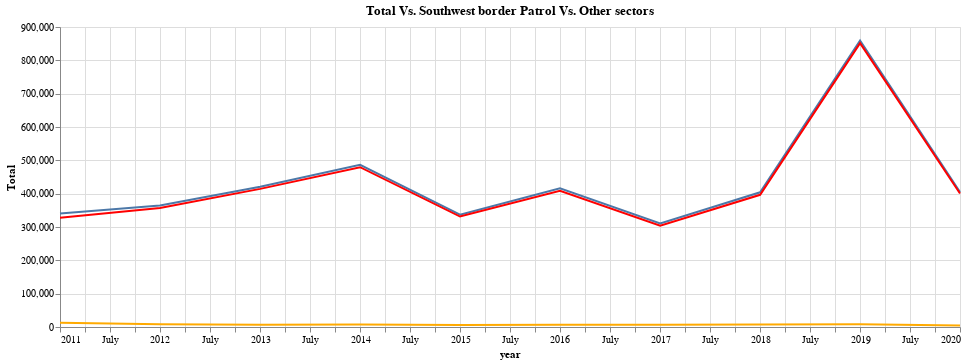

Notebook cell for this chart:
### Code cell
total = alt.Chart(total_border_patrol_Sectors).mark_line().encode(x="year",y="Total").properties(width=900)
southwest = alt.Chart(total_southwest_border_patrol_Sectors).mark_line().encode(x="year",y="Total",color=alt.value("red")).properties(width=900)
other_sectors = alt.Chart(total_other_border_patrol_Sectors).mark_line().encode(x="year",y="Total",color=alt.value("#FFAA00")).properties(width=900)
total +southwest + other_sectors.properties(title='Total Vs. Southwest border Patrol Vs. Other sectors')

### Figure 1 — Vega-Lite specification as saved in the notebook (floating-point values rounded to 4 significant figures)
{"config": {"view": {"continuousWidth": 400, "continuousHeight": 300}}, "layer": [{"data": {"name": "data-e69e41c3c6e75787ab30633f5d36716b"}, "mark": "line", "encoding": {"x": {"field": "year", "type": "temporal"}, "y": {"field": "Total", "type": "quantitative"}}, "width": 900}, {"data": {"name": "data-31028ef176fa320440d662b8d2aec2fb"}, "mark": "line", "encoding": {"color": {"value": "red"}, "x": {"field": "year", "type": "temporal"}, "y": {"field": "Total", "type": "quantitative"}}, "width": 900}, {"data": {"name": "data-c657bd71656b9b23fc084825eb8d31a5"}, "mark": "line", "encoding": {"color": {"value": "#FFAA00"}, "x": {"field": "year", "type": "temporal"}, "y": {"field": "Total", "type": "quantitative"}}, "title": "Total Vs. Southwest border Patrol Vs. Other sectors", "width": 900}], "$schema": "https://vega.github.io/schema/vega-lite/v4.17.0.json", "datasets": {"data-e69e41c3c6e75787ab30633f5d36716b": [{"year": "2011-01-01T00:00:00", "Sectors": "Total Apprehensions", "Area_sector": null, "Total": 340252}, {"year": "2012-01-01T00:00:00", "Sectors": "Total Apprehensions", "Area_sector": null, "Total": 364768}, {"year": "2013-01-01T00:00:00", "Sectors": "Total Apprehensions", "Area_sector": null, "Total": 420789}, {"year": "2014-01-01T00:00:00", "Sectors": "Total Apprehensions", "Area_sector": null, "Total": 486651}, {"year": "2015-01-01T00:00:00", "Sectors": "Total Apprehensions", "Area_sector": null, "Total": 337117}, {"year": "2016-01-01T00:00:00", "Sectors": "Total Apprehensions", "Area_sector": null, "Total": 415816}, {"year": "2017-01-01T00:00:00", "Sectors": "Total Apprehensions", "Area_sector": null, "Total": 310531}, {"year": "2018-01-01T00:00:00", "Sectors": "Total Apprehensions", "Area_sector": null, "Total": 404142}, {"year": "2019-01-01T00:00:00", "Sectors": "Total Apprehensions", "Area_sector": null, "Total": 859501}, {"year": "2020-01-01T00:00:00", "Sectors": "Total Apprehensions", "Area_sector": null, "Total": 405020}], "data-31028ef176fa320440d662b8d2aec2fb": [{"year": "2011-01-01T00:00:00", "Sectors": "Southwest sectors", "Area_sector": "Southwest sectors", "Total": 327577}, {"year": "2012-01-01T00:00:00", "Sectors": "Southwest sectors", "Area_sector": "Southwest sectors", "Total": 356873}, {"year": "2013-01-01T00:00:00", "Sectors": "Southwest sectors", "Area_sector": "Southwest sectors", "Total": 414397}, {"year": "2014-01-01T00:00:00", "Sectors": "Southwest sectors", "Area_sector": "Southwest sectors", "Total": 479371}, {"year": "2015-01-01T00:00:00", "Sectors": "Southwest sectors", "Area_sector": "Southwest sectors", "Total": 331333}, {"year": "2016-01-01T00:00:00", "Sectors": "Southwest sectors", "Area_sector": "Southwest sectors", "Total": 408870}, {"year": "2017-01-01T00:00:00", "Sectors": "Southwest sectors", "Area_sector": "Southwest sectors", "Total": 303916}, {"year": "2018-01-01T00:00:00", "Sectors": "Southwest sectors", "Area_sector": "Southwest sectors", "Total": 396579}, {"year": "2019-01-01T00:00:00", "Sectors": "Southwest sectors", "Area_sector": "Southwest sectors", "Total": 851508}, {"year": "2020-01-01T00:00:00", "Sectors": "Southwest sectors", "Area_sector": "Southwest sectors", "Total": 400635}], "data-c657bd71656b9b23fc084825eb8d31a5": [{"year": "2011-01-01T00:00:00", "Sectors": "Other sectors", "Area_sector": "Other sectors", "Total": 12675}, {"year": "2012-01-01T00:00:00", "Sectors": "Other sectors", "Area_sector": "Other sectors", "Total": 7895}, {"year": "2013-01-01T00:00:00", "Sectors": "Other sectors", "Area_sector": "Other sectors", "Total": 6392}, {"year": "2014-01-01T00:00:00", "Sectors": "Other sectors", "Area_sector": "Other sectors", "Total": 7280}, {"year": "2015-01-01T00:00:00", "Sectors": "Other sectors", "Area_sector": "Other sectors", "Total": 5784}, {"year": "2016-01-01T00:00:00", "Sectors": "Other sectors", "Area_sector": "Other sectors", "Total": 6946}, {"year": "2017-01-01T00:00:00", "Sectors": "Other sectors", "Area_sector": "Other sectors", "Total": 6615}, {"year": "2018-01-01T00:00:00", "Sectors": "Other sectors", "Area_sector": "Other sectors", "Total": 7563}, {"year": "2019-01-01T00:00:00", "Sectors": "Other sectors", "Area_sector": "Other sectors", "Total": 7993}, {"year": "2020-01-01T00:00:00", "Sectors": "Other sectors", "Area_sector": "Other sectors", "Total": 4385}]}}
